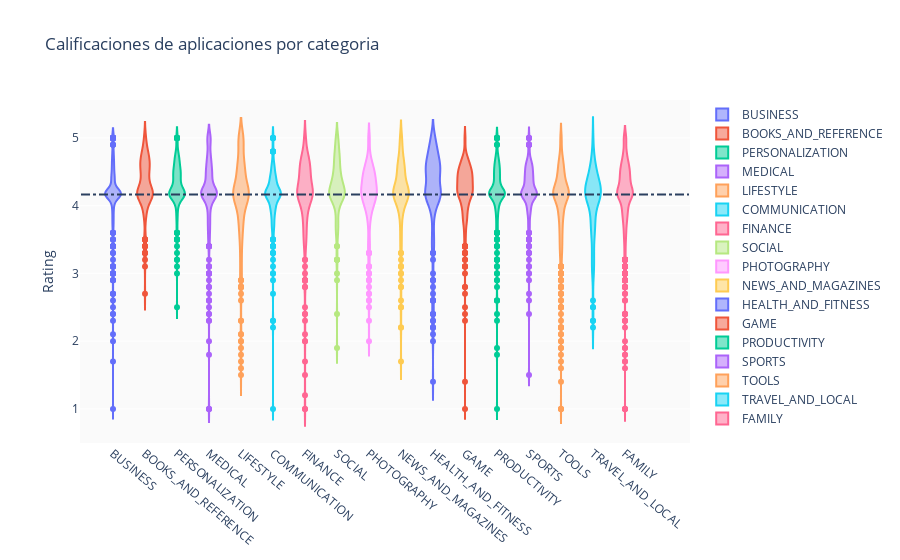

The cell this chart's notebook holds for it:
### Code cell
groups=df.groupby('Category').filter(lambda x: len(x)>170).reset_index()
print('Promedio rating=',np.nanmean(list(groups.Rating)))
import plotly.graph_objects as go

c=['hsl('+str(h)+',50%,50%)' for h in np.linspace(0,720,len(set(groups.Category)))]
fig = go.Figure(
    layout={
        'title':'Calificaciones de aplicaciones por categoria',
        'xaxis':{'tickangle':40},
        'yaxis':{'title':'Rating'},
        'plot_bgcolor':'rgb(250,250,250)',
        'shapes':[
            {
                'type':'line',
                'x0':-1,
                'y0':np.nanmean(list(groups.Rating)),
                'x1': 18,
                'y1':np.nanmean(list(groups.Rating)),
                'line':{'dash':'dashdot'}
                
            }
        ]
    },
data=[
    {
        'y': df.loc[df.Category==category]['Rating'],
        'type':'violin',
        'name':category,
        'showlegend':True,
    } for i,category in enumerate(list(set(groups.Category)))
],
)

fig.show()

### Figure 1 — Plotly figure (JSON) as saved in the notebook; plotly's stock layout.template omitted (floating-point values rounded to 4 significant figures; data arrays with more than 128 entries replaced by an {"elided": "..."} marker saying what was removed)
{"data": [{"name": "BUSINESS", "showlegend": true, "type": "violin", "y": {"elided": "381 float values"}}, {"name": "BOOKS_AND_REFERENCE", "showlegend": true, "type": "violin", "y": {"elided": "194 float values"}}, {"name": "PERSONALIZATION", "showlegend": true, "type": "violin", "y": {"elided": "345 float values"}}, {"name": "MEDICAL", "showlegend": true, "type": "violin", "y": {"elided": "368 float values"}}, {"name": "LIFESTYLE", "showlegend": true, "type": "violin", "y": {"elided": "335 float values"}}, {"name": "COMMUNICATION", "showlegend": true, "type": "violin", "y": {"elided": "250 float values"}}, {"name": "FINANCE", "showlegend": true, "type": "violin", "y": {"elided": "302 float values"}}, {"name": "SOCIAL", "showlegend": true, "type": "violin", "y": {"elided": "195 float values"}}, {"name": "PHOTOGRAPHY", "showlegend": true, "type": "violin", "y": {"elided": "232 float values"}}, {"name": "NEWS_AND_MAGAZINES", "showlegend": true, "type": "violin", "y": {"elided": "203 float values"}}, {"name": "HEALTH_AND_FITNESS", "showlegend": true, "type": "violin", "y": {"elided": "233 float values"}}, {"name": "GAME", "showlegend": true, "type": "violin", "y": {"elided": "895 float values"}}, {"name": "PRODUCTIVITY", "showlegend": true, "type": "violin", "y": {"elided": "295 float values"}}, {"name": "SPORTS", "showlegend": true, "type": "violin", "y": {"elided": "286 float values"}}, {"name": "TOOLS", "showlegend": true, "type": "violin", "y": {"elided": "730 float values"}}, {"name": "TRAVEL_AND_LOCAL", "showlegend": true, "type": "violin", "y": {"elided": "179 float values"}}, {"name": "FAMILY", "showlegend": true, "type": "violin", "y": {"elided": "1743 float values"}}], "layout": {"autosize": true, "plot_bgcolor": "rgb(250,250,250)", "shapes": [{"line": {"dash": "dashdot"}, "type": "line", "x0": -1, "x1": 18, "y0": 4.163, "y1": 4.163}], "title": {"text": "Calificaciones de aplicaciones por categoria"}, "xaxis": {"autorange": true, "range": [-1.024, 18.02], "tickangle": 40, "type": "category"}, "yaxis": {"autorange": true, "range": [0.4963, 5.559], "title": {"text": "Rating"}, "type": "linear"}}}
